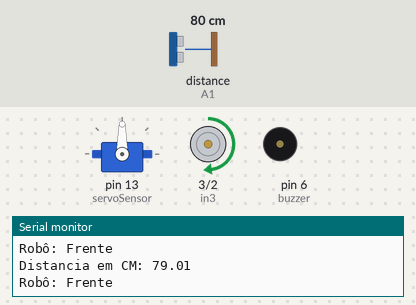
Bench run of a sketch on a simulated Arduino Uno, built with avr-gcc and run on an emulated ATmega328P. Parts: servo, motor-driver pin pairs drawn as motors (green arrow = first pin HIGH = forward, orange = second pin HIGH = backward, longer = more drive), buzzer (waves = sounding), the last lines printed to the serial monitor. Wiring (inferred from the names in the program): ultrasonic range finder: trigger A0; echo A1. The test bench sets the inputs (shaded band); at power-on: distance to the obstacle (sensor on A1) 80 cm. The echo pulse lasts 58.3 µs per cm.

Above: at 1.2 s.
1.3 s: distance to the obstacle (sensor on A1) set to 22 cm
2.8 s: distance to the obstacle (sensor on A1) set to 19 cm
At 4.5 s:
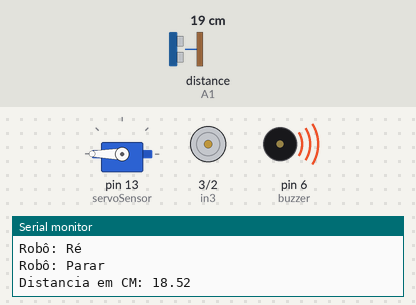
5.8 s: distance to the obstacle (sensor on A1) set to 35 cm
At 7.5 s:
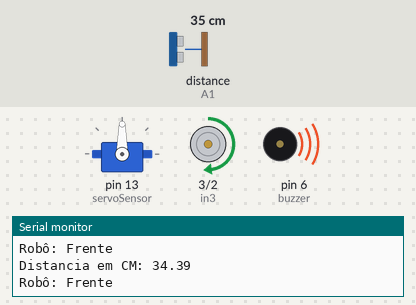
7.9 s: distance to the obstacle (sensor on A1) set to 2 cm
At 10.8 s:
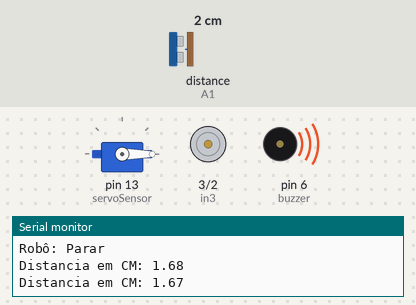
Timing chart, 0 to 11.9 s (numbered marks = the images above; inputs shaded):
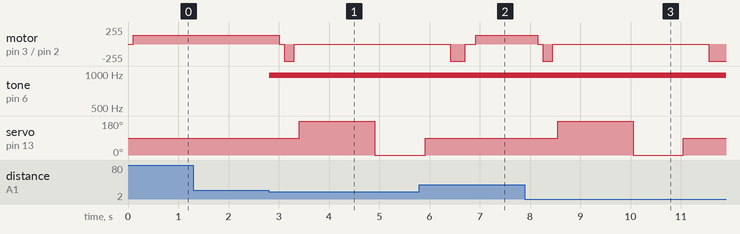

Measured:
- the behaviour switches between 21 and 20 cm on distance to the obstacle (sensor on A1) (found by bisection; images 0 and 1)
- after the input at 2.8 s, motor on pin 3 (in3) / pin 2 (in4): forward 130/255 → stopped after 0.21 s, → backward 255/255 0.10 s later, → stopped 0.20 s later; tone on pin 6 (buzzer): silent → 977 Hz at once; servo on pin 13 (servoSensor): 90° → 180° after 0.61 s, → 0° 1.5 s later
- after the input at 5.8 s, servo on pin 13 (servoSensor): goes on until 5.9 s, then stays 90°
- after the input at 7.9 s, motor on pin 3 (in3) / pin 2 (in4): forward 130/255 → stopped after 0.25 s, → backward 255/255 0.10 s later, → stopped 0.20 s later, → backward 255/255 3.1 s later; servo on pin 13 (servoSensor): 90° → 180° after 0.65 s, → 0° 1.5 s later, → 90° 1.0 s later

The sketch:

Robo_ultrassonico.ino
```cpp
#include <Servo.h>     // Adiciona a biblitoeca Servo
//Definindo os pinos
#define trigPin A0     //Pino TRIG do sensor no pino analógico A0
#define echoPin A1     //Pino ECHO do sensor no pino analógico A1
// motor um            // Ligação dos pinos da Ponte H L298N
                        //pino enA na porta digital 11
#define in1  5         //pino in1 na porta digital 9
#define in2 4         //pino in2 na porta digital 8
// motor dois          // Ligação dos pinos da Ponte H L298N
         //pino enB na porta digital 5
#define in3  3         //pino in3 na porta digital 7
#define in4  2         //pino in4 na porta digital 6
#define buzzer 6
int velocidadeMotorum = 130;
int velocidadeMotordois = 130;


Servo servoSensor;       // Crie um objeto Servo para controlar o Servo.
//função para procurar obtasculo a todo o tempo
int Procurar (void) {
float duracao = 0.0;              // variavael para quartar a duração do retorno do som
float CM = 0.0;                   // variavael para quartar a distancia
digitalWrite(trigPin, LOW);       //não envia som
delayMicroseconds(2);
digitalWrite(trigPin, HIGH);      //envia som
delayMicroseconds(10);
digitalWrite(trigPin, LOW);       //não envia o som e espera o retorno do som enviado
duracao = pulseIn(echoPin, HIGH); //Captura a duração em tempo do retorno do som.
CM = (duracao / 58.8);            //Calcula a distância em centimetros
Serial.print("Distancia em CM: ");
Serial.println(CM);               //Imprimi no monitor serial a distancia
return CM;                        // Return to CM.
}
//Variaveis
int DistanciaDireita, DistanciaEsquerda;  // variavel de Distâncias de ambos os lados
float Distancia = 0.00;                   // variavel para guardar a distancia
//Velocidades dos motores (você pode calibrar cada motor colocando os valores de 0 a 254)

// Função que é executado na inicialização do Arduino
void setup() {
Serial.begin(9600); // inicializa a comunicação serial para mostrar dados
//Define o servo na porta 13
servoSensor.attach(13);
// Definir todos os pinos de controle do motor como saídas

pinMode(in1, OUTPUT);
pinMode(in2, OUTPUT);
pinMode(in3, OUTPUT);
pinMode(in4, OUTPUT);
//Configuraçõs do sensor ultrassonico
pinMode(trigPin, OUTPUT);     //define o pino TRIG como saída
pinMode(echoPin, INPUT);      //define o pino ECHO como entrada
}
// Função principal do Arduino
void loop() {
servoSensor.write (90);                           // Gira o Servo com o sensor a 90 graus
delay (100);                                      // Aguarda 100 milesugodos
Distancia = Procurar ();                          // Medindo a Distancia em CM.
if (Distancia < 20) {                             // Se há obstáculo encontrado a menos de 40cm.
direcao ();                                      // Se Frente estiver bloqueado, mude de direção
}
else if (Distancia >= 20)  {                      // Se o obstáculo for encontrado entre a mais de 40cm
Frente ();                                      // Robô se move para a direção da Frente.
}

}
// Função para pegar as distancias de cada direção
void direcao () {
analogWrite(buzzer,200);
delay(200);
analogWrite(buzzer,0);
Parar ();                                         // O robô Para
ParaTras ();                                      // O robô vai para tras
Parar ();                                         // O robô Para
servoSensor.write (180);                          // Gira o Servo com o sensor a 180 graus
delay (1000);
DistanciaEsquerda = Procurar ();                  // Defina a Distancia da Esquerda
delay (500);
servoSensor.write (0);                            // Gira o Servo com o sensor a 0 graus
delay (500);
DistanciaDireita = Procurar ();                   // Defina a Distancia da Direita
delay (500);
servoSensor.write (90);                           // Gira o Servo com o sensor a 90 graus
delay (500);
CompareDistance ();                               // Encontre a distância mais longa.
}
// Função para calcular qual a distancia é melhor para o robô ir
void CompareDistance () {
if (DistanciaDireita <= 10 && DistanciaEsquerda <= 10){
  Retorne();
}

else if (DistanciaDireita > DistanciaEsquerda) {       // Se a direita está menos obstruída.
Vireadireita ();                                // O robô vai virar a direita
}
else {  // Se Esquerda estiver menos obstruída.
VireaEsquerda ();                               // Robô Vire na direção esquerda.
}

}
// Função para fazer o carro parar
void Parar()
{
Serial.println("Robô: Parar ");
digitalWrite(in1, LOW);                           //Configurar a ponte h
digitalWrite(in2, LOW);
digitalWrite(in3, LOW);
digitalWrite(in4, LOW);
delay(100);                                       //aguarda um tempo
}
// Função para fazer o robô andar para frente
void Frente()
{
Serial.println("Robô: Frente ");
analogWrite(in1, velocidadeMotorum+12);                          //Configurar a ponte h
digitalWrite(in2, LOW);
analogWrite(in3, velocidadeMotordois);
digitalWrite(in4, LOW);

}
// Função que faz o robô andar para trás e emite som quando ele dá ré
void ParaTras()
{
Serial.println("Robô: Ré ");
digitalWrite(in1, LOW);                           //Configurar a ponte h
analogWrite(in2, velocidadeMotorum);
digitalWrite(in3, LOW);
analogWrite(in4,velocidadeMotordois);
delay(200);                                       //aguarda um tempo
            // Defina a velocidade do motor Dois
}
// Função que faz o robô virar à direita,
void Vireadireita()
{
Serial.println("Robô: Direita ");
analogWrite(in1, LOW);                           //Configurar a ponte h
digitalWrite(in2, velocidadeMotorum);
analogWrite(in3,velocidadeMotordois);
digitalWrite(in4, LOW);
delay(300);
digitalWrite(in1, LOW);                           //Configurar a ponte h
digitalWrite(in2, LOW);
digitalWrite(in3, LOW);
digitalWrite(in4, LOW);
delay(100);                               //aguarda um tempo
            // Defina a velocidade do motor Dois
}
// Função que faz o robô virar à esquerda
void VireaEsquerda()
{
Serial.println("Robô: Esquerda ");
analogWrite(in1,velocidadeMotorum);                          //Configurar a ponte h
digitalWrite(in2, LOW);
digitalWrite(in3, LOW);
analogWrite(in4, velocidadeMotordois);
delay(300);
digitalWrite(in1, LOW);                           //Configurar a ponte h
digitalWrite(in2, LOW);
digitalWrite(in3, LOW);
digitalWrite(in4, LOW);
delay(100);                                    //aguarda um tempo
            // Defina a velocidade do motor Dois
}
//Função para o robô virar para o outro lado
void Retorne() {
  Serial.println("Robô: Girar ");
 analogWrite(in1,velocidadeMotorum); // Configurar a ponte H
  digitalWrite(in2, LOW);
  digitalWrite(in3, LOW);
 analogWrite(in4, velocidadeMotordois);
  delay(500); // Aguarda um tempo após a parada para evitar movimentos indesejados
  digitalWrite(in1, LOW);                           //Configurar a ponte h
digitalWrite(in2, LOW);
digitalWrite(in3, LOW);
digitalWrite(in4, LOW);
delay(100);
}
```

Controle__de__temperatura.cpp
```cpp
#include <LiquidCrystal.h>
#define motor 10
#define tmp A5
LiquidCrystal lcd(9,8,4,5,6,7);

void setup ()
{
  lcd.begin(16,2);
  Serial.begin(9600);

}

void loop()
{

  // Obtenha uma leitura do sensor de temperatura:
  int reading = analogRead(tmp);
  // Converta a leitura em voltagem:
  float voltage = reading * (5000 / 1024.0);
  // Converta a tensão na temperatura em Celsius:
  float temperature = (voltage - 500) / 10;
    // Imprima a temperatura no Monitor lcd:
  lcd.setCursor(0, 0);
  lcd.print("Temperatura:");
  lcd.setCursor(0, 1);
  lcd.print(temperature);
  lcd.write(B10110010); // imprime o caractere personalizado
  lcd.print("C");
  delay(1000); // espere um segundo entre as leituras

  if (temperature>25){//se for maio de 25 graus, ativa a mensagem e o motor
   analogWrite(motor,400);
    delay(1000);
    lcd.clear();
    lcd.print("motor ligado");
    delay(1000);
  }

  if (temperature>28){//se for maio de 28 graus, ativa a mensagem e o motor
   analogWrite(motor,1000);
    delay(4000);
    lcd.clear();
    lcd.print("motor ligado");
    delay(1000);

  }
  if(temperature<25){// se for meno exibe a temperatura normal
     analogWrite(motor,0);
    lcd.clear();
    lcd.setCursor(0, 0);
  lcd.print("Temperatura:");
  lcd.setCursor(0, 1);
  lcd.print(temperature);
  lcd.write(B10110010); // imprime o caractere personalizado
  lcd.print("C motorOff");
  delay(1000); // espere um segundo entre as leituras

}
  }
```

Controle_de_luminosidade_com_potenci_metro.cpp
```cpp
// C++ code
//
byte c = 0;// VARIAVEL DE CONTROLE
void setup()
{
 pinMode(2,OUTPUT);//FUNÇÕES DE I/O
 pinMode(3,OUTPUT);
 pinMode(4,INPUT);
 Serial.begin(9600);
}

void loop()
{
  if(digitalRead(4)){//CONDIÇÃO DE MUDANÇÃO DA VARIAVEL DE CONTROLE
    delay(40);
    c++;
  }

      if(c == 1){// QUANDO C FOR IGUAL A 1,LIGA O LED VERDE
      digitalWrite(2,HIGH);
        analogWrite(3,map(analogRead(5),0,1023,0,255));// SINCRONIZA A LEITURA DIGITAL COM A ANALOGICA
      }//SINCRONIZA O LED AMARELO COM O POTENCIOMENTRO


     if(c ==2){// QUANDO C FOR 2 C VOLTA PRA 0 E DESLIGA O SISTEMA
       c = 0;
      digitalWrite(2,LOW);
       digitalWrite(3,LOW);}

}

 //Serial.println(analogRead(5));
  //Serial.println(map(analogRead(5), 0,1023, 0,255));
```

Controle_de_sensor_ultrass_nico_.cpp
```cpp
#define echo 6
#define trig 7
unsigned long tempo;
double distancia;
void setup() {
  pinMode(trig, OUTPUT);
  pinMode(echo, INPUT);
  pinMode(13, OUTPUT);
  pinMode(12, OUTPUT);
  pinMode(11, OUTPUT);
  pinMode(3, OUTPUT);
  Serial.begin(9600);
 digitalWrite(trig, LOW);
unsigned long tempo;
double distancia;
}
void loop() {
  digitalWrite(trig, HIGH);
  delayMicroseconds(10);
  digitalWrite(trig, LOW);
  tempo = pulseIn(echo, HIGH);
  distancia = tempo/58;
  Serial.print("Distancia:");
  Serial.println(distancia);
if(distancia > 120.00){
      digitalWrite(11, HIGH);
      digitalWrite(12, LOW);
      digitalWrite(13,LOW);
      digitalWrite(3, LOW);
    }
    if( distancia >= 60.00 and distancia <=120.00){
      digitalWrite(13, LOW);
      digitalWrite(12, HIGH);
      digitalWrite(11, LOW);
      digitalWrite(3, LOW);
      }
        if (distancia < 60.00 ){
      digitalWrite(12, LOW);
       digitalWrite(13, HIGH);
       digitalWrite(11, LOW);
      int volume = map(distancia,2.00,60.00, 0,255);
       analogWrite(3, volume);
       Serial.print("Distancia Critica!:");
        Serial.println(distancia);

        }

 delay(300);

}
```

Sem_foro.cpp
```cpp
void setup(){ // FUNÇÃO DE CONFIGURAÇÃO INICIL DO ARDUINO
 // FUNÇÕES DE I\O DEFINE A FUNÇÃO DOS PINOS
  pinMode(13,OUTPUT);
  pinMode(12, OUTPUT);
  pinMode(11, OUTPUT);
  pinMode(10, INPUT);
}
void loop(){
 digitalWrite(11,HIGH);//ativa o pino 11 (liga)

  if (digitalRead(10)){ // estrutura condicional para ativa o semaforo
    delay(400);           // se o sinal de 5v for recebido no pino 10, ativa a sequencia de comandos
  digitalWrite(11,LOW);
  digitalWrite(12,HIGH);
  delay(7000);
  digitalWrite(12,LOW);
  digitalWrite(13,HIGH),
  delay(9000);
  digitalWrite(13,LOW);
    delay(1000); }

}
```
